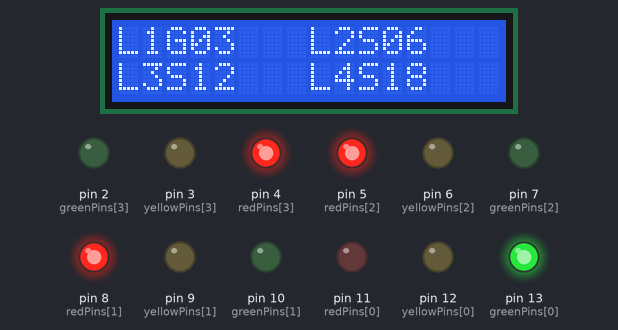
The sketch below on a simulated Arduino Uno, built with avr-gcc and run on an emulated ATmega328P. Parts: 16×2 character LCD, output pins drawn as LEDs (lit = HIGH).

Above: at 0.1 s.
At 6.2 s:
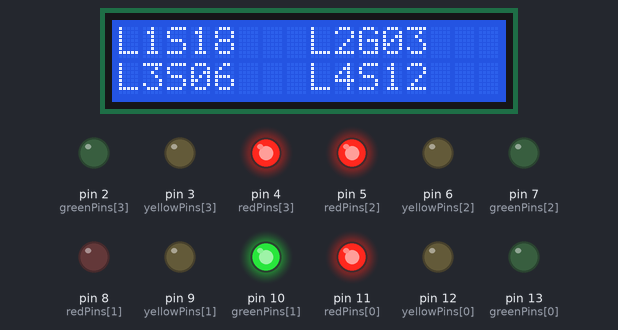
At 9.2 s:
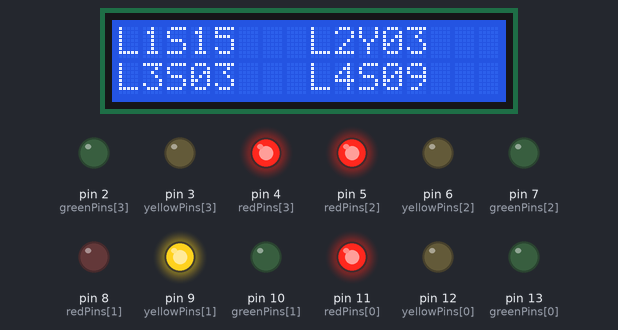
At 19.2 s:
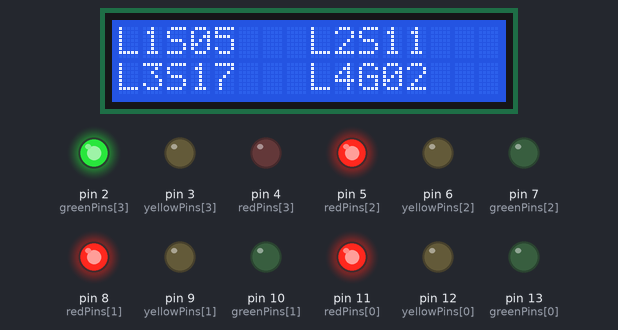
At 28.3 s:
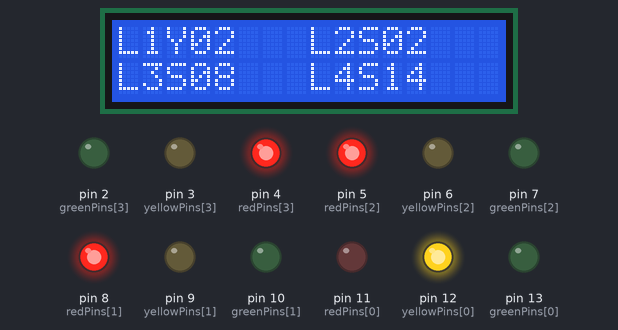
At 38.3 s:
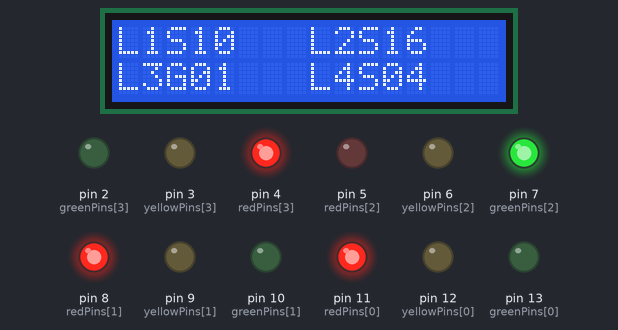
Timing chart, 0 to 40.0 s (numbered marks = the images above):
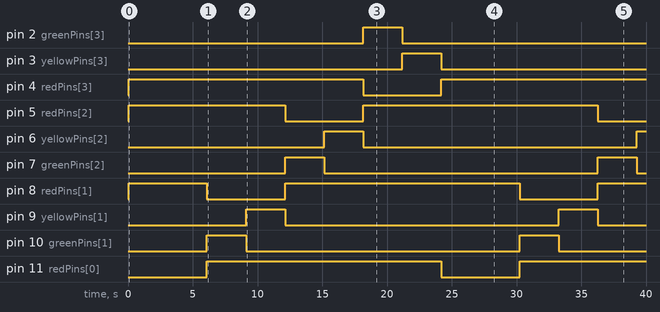

The sketch:

expt3.hex.ino
```cpp
#include <LiquidCrystal.h>

LiquidCrystal lcd(A5, A4, A3, A2, A1, A0);

int redPins[]    = {11, 8, 5, 4};
int yellowPins[] = {12, 9, 6, 3};
int greenPins[]  = {13, 10, 7, 2};

const int Time = 3;

void setup() {
  lcd.begin(16, 2);
  for (int i = 0; i < 4; i++) {
    pinMode(redPins[i],    OUTPUT);
    pinMode(yellowPins[i], OUTPUT);
    pinMode(greenPins[i],  OUTPUT);
  }
  allRed();
}

void allRed() {
  for (int i = 0; i < 4; i++) {
    digitalWrite(redPins[i],    HIGH);
    digitalWrite(yellowPins[i], LOW);
    digitalWrite(greenPins[i],  LOW);
  }
}

// Now accepts a per-lane stop timer array instead of one shared value
void displayStatus(int activeLane, char phase, int activeTimer, int stopTimers[]) {
  lcd.clear();
  for (int i = 0; i < 4; i++) {
    int row = (i < 2) ? 0 : 1;
    int col = (i % 2) * 8;
    lcd.setCursor(col, row);
    lcd.print("L");
    lcd.print(i + 1);

    if (i == activeLane) {
      lcd.print(phase);
      if (activeTimer < 10) lcd.print("0");
      lcd.print(activeTimer);
    } else {
      lcd.print("S");
      if (stopTimers[i] < 10) lcd.print("0");
      lcd.print(stopTimers[i]);
    }
  }
}

void greenPhase(int lane) {
  allRed();
  digitalWrite(redPins[lane],  LOW);
  digitalWrite(greenPins[lane], HIGH);

  // GREEN phase
  for (int t = Time; t > 0; t--) {
    int stopTimers[4];
    for (int i = 0; i < 4; i++) {
      if (i == lane) {
        stopTimers[i] = t;
      } else {
        // offset = how many lanes away this lane is in the queue
        int offset = (i - lane + 4) % 4;
        // wait = remaining green (t) + yellow of active (Time)
        //      + full cycles of all lanes in between ((offset-1) * 2 * Time)
        stopTimers[i] = t + Time + (offset - 1) * 2 * Time;
      }
    }
    displayStatus(lane, 'G', t, stopTimers);
    delay(1000);
  }

  digitalWrite(greenPins[lane],  LOW);
  digitalWrite(yellowPins[lane], HIGH);

  // YELLOW phase
  for (int t = Time; t > 0; t--) {
    int stopTimers[4];
    for (int i = 0; i < 4; i++) {
      if (i == lane) {
        stopTimers[i] = t;
      } else {
        int offset = (i - lane + 4) % 4;
        // wait = remaining yellow (t)
        //      + full cycles of all lanes in between ((offset-1) * 2 * Time)
        stopTimers[i] = t + (offset - 1) * 2 * Time;
      }
    }
    displayStatus(lane, 'Y', t, stopTimers);
    delay(1000);
  }

  digitalWrite(yellowPins[lane], LOW);
  digitalWrite(redPins[lane],    HIGH);
}

void loop() {
  for (int lane = 0; lane < 4; lane++) {
    greenPhase(lane);
  }
}
```

Measured:
- by itself, pin 2 (greenPins[3]): LOW → HIGH at 18.2 s, → LOW 3.0 s later
- by itself, pin 3 (yellowPins[3]): LOW → HIGH at 21.2 s, → LOW 3.0 s later
- by itself, pin 4 (redPins[3]): HIGH → LOW at 18.2 s, → HIGH 6.0 s later
- by itself, pin 5 (redPins[2]): HIGH → LOW at 12.1 s, → HIGH 6.0 s later, → LOW 18.1 s later
- by itself, pin 6 (yellowPins[2]): LOW → HIGH at 15.2 s, → LOW 3.0 s later, → HIGH 21.1 s later
- by itself, pin 8 (redPins[1]): alternates HIGH for 18.1 s and LOW for 6.0 s
- by itself, pin 11 (redPins[0]): LOW → HIGH at 6.1 s, → LOW 18.1 s later, → HIGH 6.0 s later
- by itself, pin 7 (greenPins[2]), pin 9 (yellowPins[1]), pin 10 (greenPins[1]), pin 12 (yellowPins[0]), pin 13 (greenPins[0]): alternates HIGH for 3.0 s and LOW for 21.1 s
